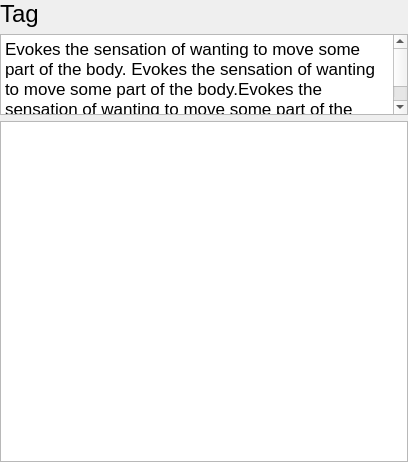
<?xml version="1.0" encoding="UTF-8"?>
<ui version="4.0">
 <class>Tagger</class>
 <widget class="QWidget" name="Tagger">
  <property name="geometry">
   <rect>
    <x>0</x>
    <y>0</y>
    <width>408</width>
    <height>462</height>
   </rect>
  </property>
  <property name="windowTitle">
   <string>Form</string>
  </property>
  <layout class="QVBoxLayout" name="verticalLayout">
   <property name="margin">
    <number>0</number>
   </property>
   <item>
    <widget class="QLabel" name="currentTag">
     <property name="sizePolicy">
      <sizepolicy hsizetype="Preferred" vsizetype="Preferred">
       <horstretch>0</horstretch>
       <verstretch>0</verstretch>
      </sizepolicy>
     </property>
     <property name="styleSheet">
      <string notr="true">font: 18pt;</string>
     </property>
     <property name="text">
      <string>Tag</string>
     </property>
     <property name="textFormat">
      <enum>Qt::AutoText</enum>
     </property>
     <property name="scaledContents">
      <bool>false</bool>
     </property>
    </widget>
   </item>
   <item>
    <widget class="QTextEdit" name="currentDescription">
     <property name="maximumSize">
      <size>
       <width>16777215</width>
       <height>81</height>
      </size>
     </property>
     <property name="acceptDrops">
      <bool>false</bool>
     </property>
     <property name="lineWidth">
      <number>0</number>
     </property>
     <property name="undoRedoEnabled">
      <bool>false</bool>
     </property>
     <property name="lineWrapMode">
      <enum>QTextEdit::WidgetWidth</enum>
     </property>
     <property name="readOnly">
      <bool>true</bool>
     </property>
     <property name="html">
      <string>&lt;!DOCTYPE HTML PUBLIC &quot;-//W3C//DTD HTML 4.0//EN&quot; &quot;http://www.w3.org/TR/REC-html40/strict.dtd&quot;&gt;
&lt;html&gt;&lt;head&gt;&lt;meta name=&quot;qrichtext&quot; content=&quot;1&quot; /&gt;&lt;style type=&quot;text/css&quot;&gt;
p, li { white-space: pre-wrap; }
&lt;/style&gt;&lt;/head&gt;&lt;body style=&quot; font-family:'Sans'; font-size:10pt; font-weight:400; font-style:normal;&quot;&gt;
&lt;p style=&quot; margin-top:0px; margin-bottom:0px; margin-left:0px; margin-right:0px; -qt-block-indent:0; text-indent:0px;&quot;&gt;&lt;span style=&quot; font-family:'Lucida Grande'; font-size:13pt;&quot;&gt;Evokes the sensation of wanting to move some part of the body. Evokes the sensation of wanting to move some part of the body.Evokes the sensation of wanting to move some part of the body.&lt;/span&gt;&lt;/p&gt;&lt;/body&gt;&lt;/html&gt;</string>
     </property>
    </widget>
   </item>
   <item>
    <widget class="QTableView" name="tagTable">
     <property name="sizePolicy">
      <sizepolicy hsizetype="Expanding" vsizetype="Expanding">
       <horstretch>0</horstretch>
       <verstretch>2</verstretch>
      </sizepolicy>
     </property>
     <property name="minimumSize">
      <size>
       <width>408</width>
       <height>0</height>
      </size>
     </property>
     <property name="alternatingRowColors">
      <bool>true</bool>
     </property>
     <attribute name="horizontalHeaderVisible">
      <bool>true</bool>
     </attribute>
     <attribute name="horizontalHeaderShowSortIndicator" stdset="0">
      <bool>false</bool>
     </attribute>
     <attribute name="horizontalHeaderStretchLastSection">
      <bool>true</bool>
     </attribute>
     <attribute name="verticalHeaderVisible">
      <bool>false</bool>
     </attribute>
     <attribute name="verticalHeaderCascadingSectionResizes">
      <bool>true</bool>
     </attribute>
     <attribute name="verticalHeaderShowSortIndicator" stdset="0">
      <bool>false</bool>
     </attribute>
     <attribute name="verticalHeaderStretchLastSection">
      <bool>false</bool>
     </attribute>
    </widget>
   </item>
  </layout>
 </widget>
 <resources/>
 <connections/>
</ui>
